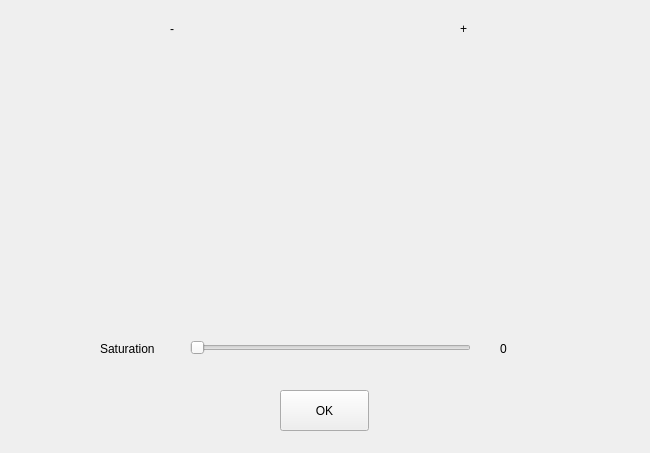
<?xml version="1.0" encoding="UTF-8"?>
<ui version="4.0">
 <class>FormSaturation</class>
 <widget class="QWidget" name="FormSaturation">
  <property name="geometry">
   <rect>
    <x>0</x>
    <y>0</y>
    <width>650</width>
    <height>453</height>
   </rect>
  </property>
  <property name="windowTitle">
   <string>Saturation</string>
  </property>
  <widget class="QPushButton" name="pushButton">
   <property name="geometry">
    <rect>
     <x>280</x>
     <y>390</y>
     <width>89</width>
     <height>41</height>
    </rect>
   </property>
   <property name="text">
    <string>OK</string>
   </property>
  </widget>
  <widget class="QLabel" name="label">
   <property name="geometry">
    <rect>
     <x>500</x>
     <y>340</y>
     <width>31</width>
     <height>17</height>
    </rect>
   </property>
   <property name="text">
    <string>0</string>
   </property>
  </widget>
  <widget class="QSlider" name="horizontalSlider">
   <property name="geometry">
    <rect>
     <x>190</x>
     <y>340</y>
     <width>281</width>
     <height>16</height>
    </rect>
   </property>
   <property name="maximum">
    <number>100</number>
   </property>
   <property name="orientation">
    <enum>Qt::Horizontal</enum>
   </property>
  </widget>
  <widget class="QLabel" name="label_2">
   <property name="geometry">
    <rect>
     <x>100</x>
     <y>340</y>
     <width>81</width>
     <height>17</height>
    </rect>
   </property>
   <property name="text">
    <string>Saturation</string>
   </property>
  </widget>
  <widget class="QLabel" name="label_img_inc">
   <property name="geometry">
    <rect>
     <x>340</x>
     <y>40</y>
     <width>261</width>
     <height>271</height>
    </rect>
   </property>
   <property name="text">
    <string/>
   </property>
   <property name="pixmap">
    <pixmap>img.png</pixmap>
   </property>
  </widget>
  <widget class="QLabel" name="label_img_dec">
   <property name="geometry">
    <rect>
     <x>50</x>
     <y>40</y>
     <width>261</width>
     <height>271</height>
    </rect>
   </property>
   <property name="text">
    <string/>
   </property>
   <property name="pixmap">
    <pixmap>img.png</pixmap>
   </property>
  </widget>
  <widget class="QLabel" name="label_3">
   <property name="geometry">
    <rect>
     <x>170</x>
     <y>20</y>
     <width>21</width>
     <height>17</height>
    </rect>
   </property>
   <property name="text">
    <string>-</string>
   </property>
  </widget>
  <widget class="QLabel" name="label_4">
   <property name="geometry">
    <rect>
     <x>460</x>
     <y>20</y>
     <width>21</width>
     <height>17</height>
    </rect>
   </property>
   <property name="text">
    <string>+</string>
   </property>
  </widget>
 </widget>
 <resources/>
 <connections>
  <connection>
   <sender>horizontalSlider</sender>
   <signal>valueChanged(int)</signal>
   <receiver>label</receiver>
   <slot>setNum(int)</slot>
   <hints>
    <hint type="sourcelabel">
     <x>176</x>
     <y>282</y>
    </hint>
    <hint type="destinationlabel">
     <x>460</x>
     <y>282</y>
    </hint>
   </hints>
  </connection>
 </connections>
</ui>
